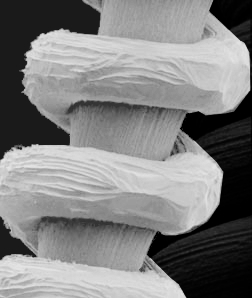
#> input picture images/filamento.jpg, 252 x 298 px, found by its file name
$ python var.py
#> lines starting #> are read from the running program, lines starting #| are printed output that depends on the picture
import skimage.io as io
import matplotlib.pyplot as plt
import scipy.ndimage as ndi
import numpy as np
from time import time

def var(x,k):
    return ndi.generic_filter(x,np.var,(k,k))

def fast_var(x,k):
    mean_of_squares = ndi.uniform_filter(x**2, (k,k))
    square_of_mean=ndi.uniform_filter(x,(k,k))**2
    return mean_of_squares-square_of_mean

def main():
    plt.close('all')
    x=np.float64(io.imread('images/filamento.jpg'))
#> x: shape (298, 252) float64; min 0, max 231, mean 128.1

    tic=time()
    y3=var(x,3)
    toc=time()
    print(f"Var gen_filter: {toc-tic}") #2.2463674545288086

    tic=time()
    y3=fast_var(x,3)
#> in fast_var, `mean_of_squares = ndi.uniform_filter(x**2, (k,k))`:
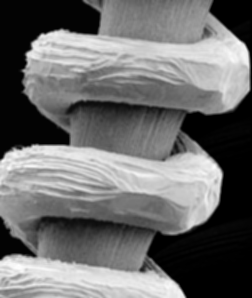
#> mean_of_squares: shape (298, 252) float64; min -3.31e-11, max 51328.1, mean 22086.3; drawn with min black and max white
    toc=time()
    print(f"Var unif_filter: {toc-tic}") #0.010646581649780273

    y5=fast_var(x,5)
#> call 2 of fast_var, with k = 5
#> in fast_var (call 2), `square_of_mean=ndi.uniform_filter(x,(k,k))**2`:
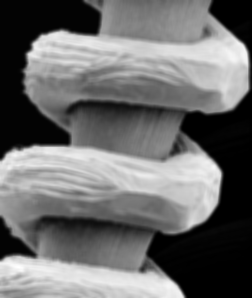
#> square_of_mean: shape (298, 252) float64; min 5.05e-31, max 50967.6, mean 21806; drawn with min black and max white
#> in fast_var (call 2), `return mean_of_squares-square_of_mean`:
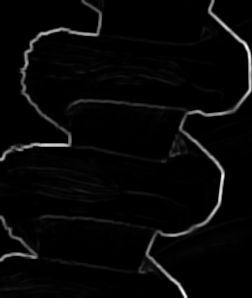
#> returned value: shape (298, 252) float64; min -4.18e-11, max 9661.8, mean 280.3; drawn with min black and max white
    y10=fast_var(x,10)
#> call 3 of fast_var, with k = 10
#> in fast_var (call 3), `mean_of_squares = ndi.uniform_filter(x**2, (k,k))`:
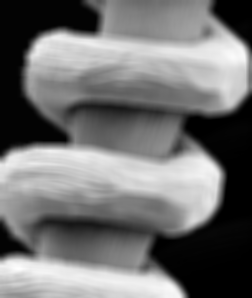
#> mean_of_squares: shape (298, 252) float64; min -1.76e-11, max 49124.7, mean 22078.2; drawn with min black and max white
#> in fast_var (call 3), `square_of_mean=ndi.uniform_filter(x,(k,k))**2`:
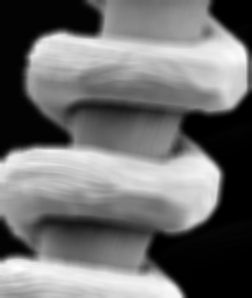
#> square_of_mean: shape (298, 252) float64; min 1.46e-27, max 49097.7, mean 21482; drawn with min black and max white
#> in fast_var (call 3), `return mean_of_squares-square_of_mean`:
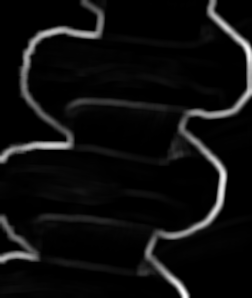
#> returned value: shape (298, 252) float64; min -1.76e-11, max 10473.9, mean 596.2; drawn with min black and max white

    # [9 lines of commented-out code are left out]

    plt.figure(1)
    plt.subplot(2,2,1)
    plt.imshow(x,clim=[0,255],cmap='gray')
    plt.subplot(2,2,2)
    plt.imshow(y3,clim=None,cmap='gray')
    plt.subplot(2,2,3)
    plt.imshow(y5,clim=None,cmap='gray')
    plt.subplot(2,2,4)
    plt.imshow(y10,clim=None,cmap='gray')

    from skimage.exposure import histogram
    n,b=histogram(x.flatten(), nbins=256)
#> n = 256 values, max 7645 at index 28, min 0 at index 10, mean 293.3; b = 256 values from 0.451 to 230.5
    plt.figure(3)
    plt.bar(b,n) #plt.plot per l'interpolazione lineare
    plt.axis([0,255,0,1.1*np.max(n)])

    # [9 lines of commented-out code are left out]

    plt.show()
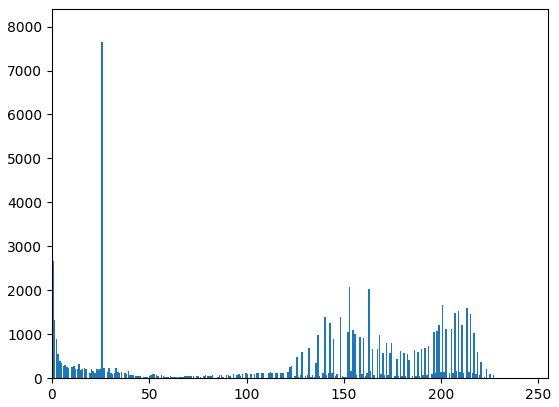
#> figure drawn by matplotlib, 1 panel; tallest bar 7645 high, from x = 25.32 to 26.12

if __name__=='__main__':
    main()
